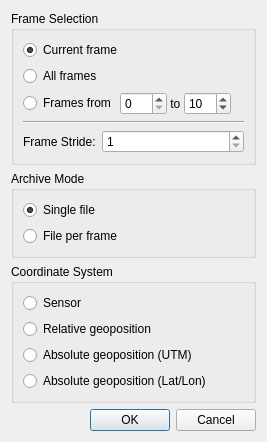
<?xml version="1.0" encoding="UTF-8"?>
<ui version="4.0">
 <class>lqSelectFramesDialog</class>
 <widget class="QDialog" name="lqSelectFramesDialog">
  <property name="geometry">
   <rect>
    <x>0</x>
    <y>0</y>
    <width>267</width>
    <height>407</height>
   </rect>
  </property>
  <property name="windowTitle">
   <string>Select Frames</string>
  </property>
  <layout class="QVBoxLayout" name="verticalLayout_4">
   <item>
    <widget class="QGroupBox" name="groupBox">
     <property name="title">
      <string>Frame Selection</string>
     </property>
     <layout class="QVBoxLayout" name="verticalLayout_2">
      <item>
       <widget class="QRadioButton" name="CurrentFrameButton">
        <property name="text">
         <string>Current frame</string>
        </property>
        <property name="checked">
         <bool>true</bool>
        </property>
       </widget>
      </item>
      <item>
       <widget class="QRadioButton" name="AllFramesButton">
        <property name="text">
         <string>All frames</string>
        </property>
       </widget>
      </item>
      <item>
       <layout class="QHBoxLayout" name="horizontalLayout">
        <property name="spacing">
         <number>0</number>
        </property>
        <property name="leftMargin">
         <number>0</number>
        </property>
        <item>
         <widget class="QRadioButton" name="FrameRangeButton">
          <property name="text">
           <string>Frames from </string>
          </property>
         </widget>
        </item>
        <item>
         <widget class="QSpinBox" name="FrameStart">
          <property name="focusPolicy">
           <enum>Qt::WheelFocus</enum>
          </property>
          <property name="maximum">
           <number>100</number>
          </property>
          <property name="value">
           <number>0</number>
          </property>
         </widget>
        </item>
        <item>
         <widget class="QLabel" name="label">
          <property name="text">
           <string> to </string>
          </property>
         </widget>
        </item>
        <item>
         <widget class="QSpinBox" name="FrameStop">
          <property name="focusPolicy">
           <enum>Qt::WheelFocus</enum>
          </property>
          <property name="maximum">
           <number>100</number>
          </property>
          <property name="value">
           <number>10</number>
          </property>
         </widget>
        </item>
        <item>
         <spacer name="horizontalSpacer">
          <property name="orientation">
           <enum>Qt::Horizontal</enum>
          </property>
          <property name="sizeHint" stdset="0">
           <size>
            <width>40</width>
            <height>20</height>
           </size>
          </property>
         </spacer>
        </item>
       </layout>
      </item>
      <item>
       <widget class="QWidget" name="FrameStrideContainer" native="true">
        <layout class="QFormLayout" name="formLayout">
         <property name="margin">
          <number>0</number>
         </property>
         <item row="0" column="0" colspan="2">
          <widget class="Line" name="FrameStrideDivider">
           <property name="orientation">
            <enum>Qt::Horizontal</enum>
           </property>
          </widget>
         </item>
         <item row="1" column="0">
          <widget class="QLabel" name="FrameStrideLabel">
           <property name="text">
            <string>Frame Stride:</string>
           </property>
          </widget>
         </item>
         <item row="1" column="1">
          <widget class="QSpinBox" name="FrameStride">
           <property name="minimum">
            <number>1</number>
           </property>
           <property name="maximum">
            <number>999</number>
           </property>
          </widget>
         </item>
        </layout>
       </widget>
      </item>
     </layout>
    </widget>
   </item>
   <item>
    <widget class="QGroupBox" name="FramePackContainer">
     <property name="title">
      <string>Archive Mode</string>
     </property>
     <layout class="QVBoxLayout" name="verticalLayout_3">
      <item>
       <widget class="QRadioButton" name="SingleFileButton">
        <property name="text">
         <string>Single file</string>
        </property>
        <property name="checked">
         <bool>true</bool>
        </property>
       </widget>
      </item>
      <item>
       <widget class="QRadioButton" name="FilePerFrameButton">
        <property name="text">
         <string>File per frame</string>
        </property>
       </widget>
      </item>
     </layout>
    </widget>
   </item>
   <item>
    <widget class="QGroupBox" name="FrameTransformContainer">
     <property name="title">
      <string>Coordinate System</string>
     </property>
     <layout class="QVBoxLayout" name="verticalLayout">
      <item>
       <widget class="QRadioButton" name="SensorButton">
        <property name="toolTip">
         <string>Write position information relative to the sensor</string>
        </property>
        <property name="text">
         <string>Sensor</string>
        </property>
       </widget>
      </item>
      <item>
       <widget class="QRadioButton" name="RelativeButton">
        <property name="toolTip">
         <string>Write position information transformed for platform orientation and relative position</string>
        </property>
        <property name="text">
         <string>Relative geoposition</string>
        </property>
       </widget>
      </item>
      <item>
       <widget class="QRadioButton" name="AbsoluteUtmButton">
        <property name="toolTip">
         <string>Write position information as absolute geoposition in UTM coordinates</string>
        </property>
        <property name="text">
         <string>Absolute geoposition (UTM)</string>
        </property>
       </widget>
      </item>
      <item>
       <widget class="QRadioButton" name="AbsoluteLatLonButton">
        <property name="toolTip">
         <string>Write position information as absolute geoposition in Lat/Lon</string>
        </property>
        <property name="text">
         <string>Absolute geoposition (Lat/Lon)</string>
        </property>
       </widget>
      </item>
     </layout>
    </widget>
   </item>
   <item>
    <widget class="QDialogButtonBox" name="buttonBox">
     <property name="orientation">
      <enum>Qt::Horizontal</enum>
     </property>
     <property name="standardButtons">
      <set>QDialogButtonBox::Cancel|QDialogButtonBox::Ok</set>
     </property>
    </widget>
   </item>
  </layout>
 </widget>
 <resources/>
 <connections>
  <connection>
   <sender>buttonBox</sender>
   <signal>accepted()</signal>
   <receiver>lqSelectFramesDialog</receiver>
   <slot>accept()</slot>
   <hints>
    <hint type="sourcelabel">
     <x>252</x>
     <y>223</y>
    </hint>
    <hint type="destinationlabel">
     <x>157</x>
     <y>274</y>
    </hint>
   </hints>
  </connection>
  <connection>
   <sender>buttonBox</sender>
   <signal>rejected()</signal>
   <receiver>lqSelectFramesDialog</receiver>
   <slot>reject()</slot>
   <hints>
    <hint type="sourcelabel">
     <x>319</x>
     <y>223</y>
    </hint>
    <hint type="destinationlabel">
     <x>286</x>
     <y>274</y>
    </hint>
   </hints>
  </connection>
 </connections>
</ui>
